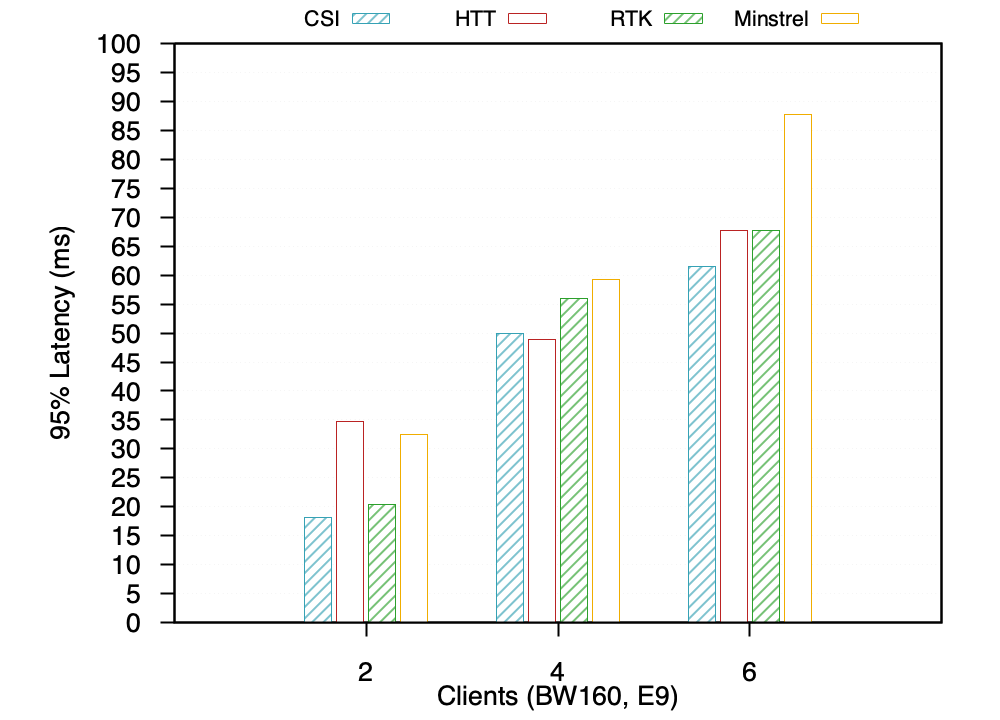

The gnuplot source for this figure:
reset
set terminal pngcairo size 1000,720 enhanced font "Times-Roman,26"
set output "multi_E9.png"

# 外觀
set border lw 2
set tics out nomirror
set grid ytics lc rgb "#cccccc"

# 座標軸
set ylabel "95% Latency (ms)" font ",20" offset 1.4
set yrange [0:100]
set ytics 0,5 font ",20"
set xlabel "Clients (BW160, E9)" font ",20" offset 0,0.8
set xtics ("2" 0, "4" 1, "6" 2) font ",20"

# 圖例放上方、橫向排列
set key outside center top horizontal samplen 2.0 spacing 0.4 font ",16"

# 直方圖
set style data histogram
set style histogram clustered gap 2
set boxwidth 0.85

# 虛線參考線
# set style line 99 lc rgb "#aaaaaa" dt 2 lw 2
# set arrow 1 from -1,35 to 3,35 nohead ls 99 front

# 繪圖（同一資料檔連續使用三次）
# BW160.txt 每列對應一個點（E11/E2/E3/E4/E5/E6）
# 欄位：CSI | HTT | RTK | Minstrel
plot \
  "multi_E9.txt" u 1  w hist fs pattern 5  lc rgb "#36a2b5"  t "CSI", \
  ""          u 2  w hist fs pattern 0  lc rgb "#ba2323"  t "HTT", \
  ""          u 3 w hist fs pattern 5  lc rgb "#2ca02c"  t "RTK", \
  ""          u 4 w hist fs pattern 0  lc rgb "#f0ad00"  t "Minstrel"

unset output

# 輸出 EPS 版本
set terminal postscript eps enhanced color "Times-Roman,26"
set output "multi_E9.eps"
replot
unset output